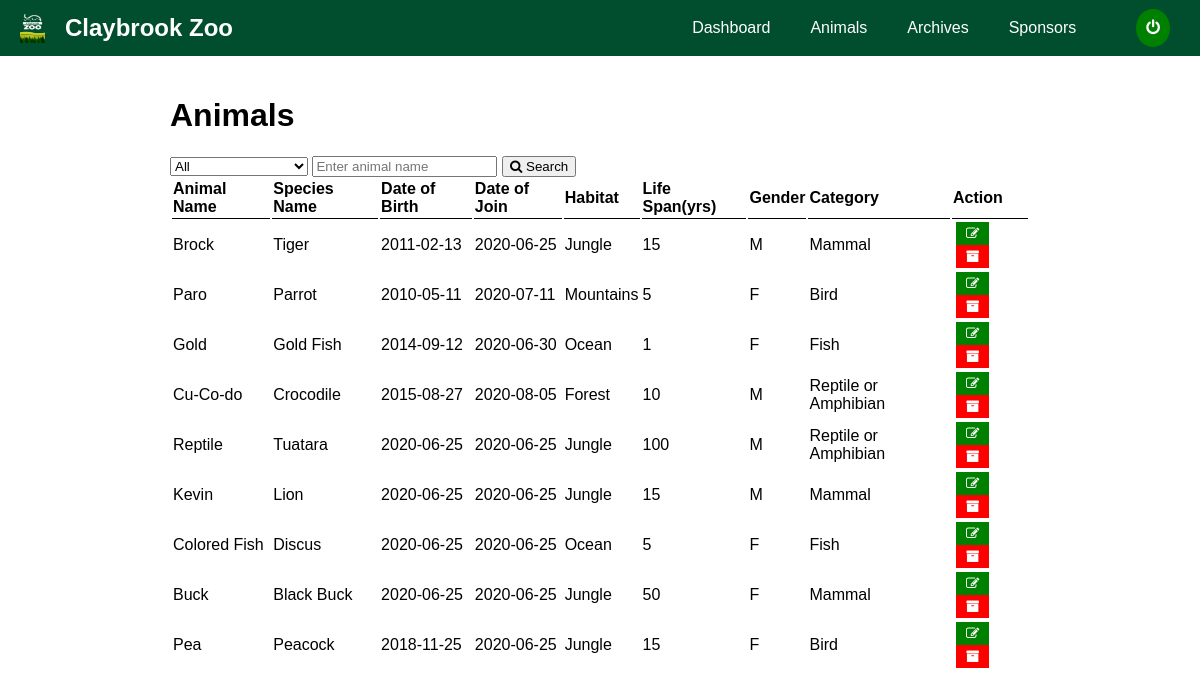
The app's page /admin/public_html/index.php?page=animal.php (signed in) with its own data.
### tables this page shows
CREATE TABLE `animals` (
  `animalId` int(11) NOT NULL,
  `speciesName` varchar(255) NOT NULL,
  `animalName` varchar(255) NOT NULL,
  `habitat` varchar(255) NOT NULL,
  `diet` text NOT NULL,
  `dob` date NOT NULL,
  `doj` date NOT NULL,
  `gender` enum('M','F') NOT NULL,
  `als` int(11) NOT NULL,
  `height` int(11) NOT NULL,
  `weight` decimal(11,2) NOT NULL,
  `image` varchar(255) NOT NULL,
  `archived` enum('0','1') NOT NULL DEFAULT '1',
  `categoryId` int(11) NOT NULL,
  `sponsorId` varchar(255) NOT NULL,
  `band` enum('A','B','C','D','E') NOT NULL,
  `price` decimal(11,2) NOT NULL,
  `agreementFrom` date NOT NULL,
  `agreementTo` date NOT NULL,
  `signage` varchar(255) NOT NULL
);

CREATE TABLE `categories` (
  `categoryId` int(11) NOT NULL,
  `name` varchar(255) NOT NULL
);

### functions/loadTemp.php (called while the page is built, shortened)
<?php
function loadTemp($filename,$vars)
{
	extract($vars);
	require $filename;
	$data = ob_get_clean();
	return $data;
}
?>

### admin/pages/animal.php (called while the page is built, shortened)
<?php
	$isArchiveSuccessful = false;
	$animalDetails = new AnimalFunctions('animals');
	$unarchivedAnimals = $animalDetails->findAllAnimals('1');
	$content = loadTemp('../template/animal_template.php', ['unarchivedAnimals'=>$unarchivedAnimals, 'isArchiveSuccessful'=>$isArchiveSuccessful]);
?>

### admin/classes/animalFunctions.php (called while the page is built, shortened)
<?php
class AnimalFunctions{
    function findAllAnimals($archive) {
    	global $pdo;
        if ($archive == '0' || $archive == '1') {
            $query = 'SELECT * FROM animals a JOIN categories c ON c.categoryId = a.categoryId WHERE a.archived = :archive';
            $stmt = $pdo->prepare($query);
            $criteria = [ 'archive' => $archive ];
            $stmt->execute($criteria);
        } else {
            $query = 'SELECT * FROM animals a JOIN categories c ON c.categoryId = a.categoryId';
            $stmt = $pdo->prepare($query);
            $stmt->execute();
        }
        return $stmt;
    }
}
?>

### admin/template/animal_template.php (the view, shortened to what this page needs)
<div>
  <div class="head-msg">
    <h1 class="head-title">Animals</h1>
  </div>
    <div class="head-search">
      <form action="index.php?page=animal.php" method="POST" class="form-search">
        <select name="category">
          <option value="all" <?php if (isset($criteriaSearch['category'])) if ($criteriaSearch['category'] == 'all') echo 'selected'; ?>>All</option>
        </select>
        <input type="text" name="criteria" placeholder="Enter animal name" value="<?php if (isset($criteriaSearch['criteria'])) echo $criteriaSearch['criteria']; ?>">
        <button name="search"><i class="fa fa-search" aria-hidden="true"></i> Search</button>
      </form>
  </div>
  <table class="zoo-table">
    <thead>
      <tr>
        <th>Animal Name</th>
        <th>Species Name</th>
        <th>Date of Birth</th>
        <th>Date of Join</th>
        <th>Habitat</th>
        <th>Life Span(yrs)</th>
        <th>Gender</th>
        <th>Category</th>
        <th>Action</th>
      </tr>
    </thead>
    <tbody>
        <?php
          foreach ($unarchivedAnimals as $value) { ?>
            <tr>
              <td><?php echo $value['animalName'] ?></td>
              <td><?php echo $value['speciesName'] ?></td>
              <td><?php echo $value['dob'] ?></td>
              <td><?php echo $value['doj'] ?></td>
              <td><?php echo $value['habitat'] ?></td>
              <td><?php echo $value['als'] ?></td>
              <td><?php echo $value['gender'] ?></td>
              <td><?php echo $value['name'] ?></td>
              <td>
                <button class="tbbtn-edit"><a href="index.php?page=animal_manage.php&a_id=<?php echo $value['animalId']; ?>&c_id=<?php echo $value['categoryId']; ?>"><i class="fa fa-edit" aria-hidden="true"></i></a></button>
                <button class="tbbtn-delete"><a href="index.php?page=animal.php&d_id=<?php echo $value['animalId']; ?>"><i class="fa fa-archive" aria-hidden="true"></i></a></button>
              </td>
          <?php } ?>
    </tbody>
</table>
</div>

### assets/css/admin.css (style rules this page uses)
* { box-sizing: border-box; }
body { margin: 0; padding: 0; font-family: 'Thasadith', sans-serif; }
.zoo-table { width: 100%; }
.zoo-table tr { height: 20px; }
.zoo-table tr th { text-align: left; border-bottom: 1px solid #000; padding: 5px auto; height: 40px; }
.zoo-table td { height: 40px; }
.tbbtn-edit, .tbbtn-delete { border: none; padding: 0; margin-left: 3px; }
.tbbtn-edit a, .tbbtn-delete a { text-decoration: none; padding: 4px 10px; border-radius: 5px; color: #fff; display: block; }
.tbbtn-edit { background-color: green; }
.tbbtn-delete { background-color:red; }
.head-msg { display: flex; align-items: center; justify-content: space-between; }

### records on screen
animals: animalName "Brock", speciesName "Tiger", dob "2011-02-13", doj "2020-06-25", habitat "Jungle", als "15", gender "M", categoryId.name "Mammal"
animals: animalName "Paro", speciesName "Parrot", dob "2010-05-11", doj "2020-07-11", habitat "Mountains", als "5", gender "F", categoryId.name "Bird"
animals: animalName "Gold", speciesName "Gold Fish", dob "2014-09-12", doj "2020-06-30", habitat "Ocean", als "1", gender "F", categoryId.name "Fish"
animals: animalName "Cu-Co-do", speciesName "Crocodile", dob "2015-08-27", doj "2020-08-05", habitat "Forest", als "10", gender "M", categoryId.name "Reptile or Amphibian"
animals: animalName "Reptile", speciesName "Tuatara", dob "2020-06-25", doj "2020-06-25", habitat "Jungle", als "100", gender "M", categoryId.name "Reptile or Amphibian"
animals: animalName "Kevin", speciesName "Lion", dob "2020-06-25", doj "2020-06-25", habitat "Jungle", als "15", gender "M", categoryId.name "Mammal"
animals: animalName "Colored Fish", speciesName "Discus", dob "2020-06-25", doj "2020-06-25", habitat "Ocean", als "5", gender "F", categoryId.name "Fish"
animals: animalName "Buck", speciesName "Black Buck", dob "2020-06-25", doj "2020-06-25", habitat "Jungle", als "50", gender "F", categoryId.name "Mammal"
animals: animalName "Pea", speciesName "Peacock", dob "2018-11-25", doj "2020-06-25", habitat "Jungle", als "15", gender "F", categoryId.name "Bird"
